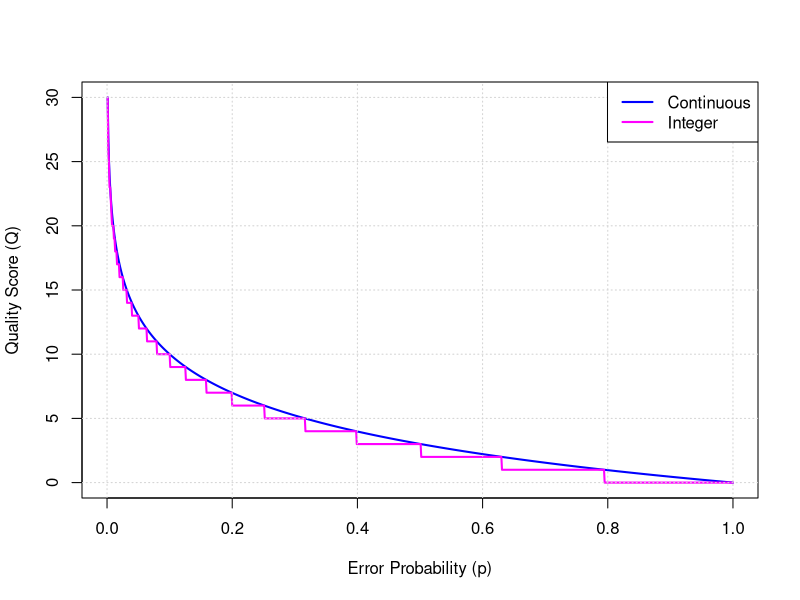

Source code (R):
# JHendry, 2020/09/26
setwd("~/Documents/teaching/nomads-workshops/notebooks")
# Q-score function
qscore <- function(p) { return(-10 * log(p, 10)) }


# Calculate Q-scores
ps <- seq(0, 1, 0.001)
qs <- qscore(ps)
qs_int <- floor(qscore(ps))

# Plot
png("../figs/p_to_qscore.png", width=720, height=680, res=150)
plot(
	x=ps, y=qs,
	xlab="Error Probability (p)",
	ylab="Quality Score (Q)",
	type='l', lwd=2, col="blue"
)
lines(
	x=ps,
	y=qs_int,
	type='l', lwd=2,
	col='magenta'
)
grid()
legend(
	"topright", 
	legend=c("Continuous", "Integer"), 
	col=c("blue", "magenta"),
	lwd=2, bg="white"
)
dev.off()


